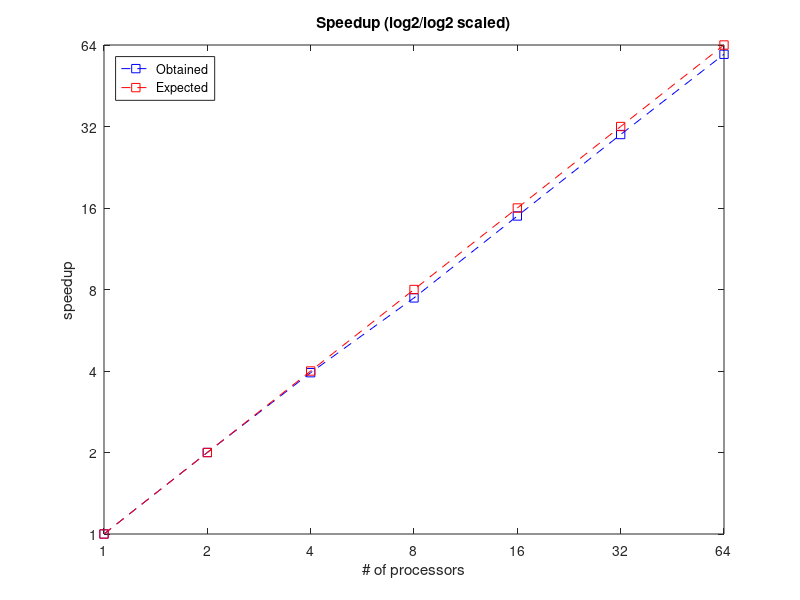

This chart was generated by the following MATLAB code: (Note: this script raises an error after producing the figure.)
%% Time Series Classification Utility (TSCU) test suite.
% The test runs TSCU in default settings. 
%
% * Author : Huseyin Kaya
% * Website: <http://web.itu.edu.tr/huseyinkaya/tscu>
% * Sources: <https://github.com/hkayabilisim/TSCU>

clear all
close all
clc

%% Parallel processing
% In order to use parallel processing, you have to have MATLAB parallel
% toolbox which I have in our Istanbul Technical University. I used one of
% the UCR datasets which I didn't include in the package.
% But here I show you how I did the calculations.

%% Loading data
% I loaded the UCR data as follows:
%
%    trn=load('../../UCR/DiatomSizeReduction/DiatomSizeReduction_TRAIN');
%    tst=load('../../UCR/DiatomSizeReduction/DiatomSizeReduction_TEST');
% 
%% Running in parallel
% Then I run the program for difference number of processor. The
% karadeniz_XX is the name of the pool I defined in the MATLAB parallel
% toolbox.
%
%    tscu(trn,tst,'Alignment','SAGA','MATLABPool','karadeniz_64');
%    tscu(trn,tst,'Alignment','SAGA','MATLABPool','karadeniz_32');
%    tscu(trn,tst,'Alignment','SAGA','MATLABPool','karadeniz_16');
%    tscu(trn,tst,'Alignment','SAGA','MATLABPool','karadeniz_8');
%    tscu(trn,tst,'Alignment','SAGA','MATLABPool','karadeniz_4');
%    tscu(trn,tst,'Alignment','SAGA','MATLABPool','karadeniz_2');
%
%% Recording the times
% Then I recorded the classification times for each run. Here are them:
nps   = [1 2 4 8 16 32 64];
times = [5146.74 2573.37 1305.21 690.90 344.25 172.19 87.03];

%% Speed-up and efficieny
% By using the elapsed times, it is easy to calculate the speed-up and
% efficieny.
speedups = times(1)./times;
exptimes = times(1)*ones(1,length(nps))./nps;
obttimes = times;
efficieny = speedups./nps;

%% Speedup
% Finally I plotted the figures in log scale.
addpath('lib/export_fig');
figure
plot(log2(nps),log2(speedups),'--bs')
hold on
plot(log2(nps),log2(nps),'--rs')
legend('Obtained','Expected','Location','NorthWest');
xlabel('# of processors');
ylabel('speedup')
title('Speedup (log2/log2 scaled)');
set(gca,'XTickLabel',nps);
set(gca,'YTickLabel',nps);
export_fig('-pdf','-transparent','tscu_test08_speedup.pdf');

%% Elapsed Times
figure
plot(log2(nps),log2(obttimes),'--bs')
hold on
plot(log2(nps),log2(exptimes),'--rs')
legend('Obtained','Expected','Location','NorthEast');
xlabel('# of processors (log2 scaled)');
ylabel('log2 of elapsed time (sec)')
title('Elapsed times');
set(gca,'XTickLabel',nps);
%set(gca,'YTickLabel',nps);
%figuresize(15,15,'centimeters');
export_fig('-pdf','-transparent','tscu_test08_elapsed.pdf');

%% Efficiency
figure
plot(log2(nps),100*efficieny,'--bs')
xlabel('# of processors (log2 scaled)');
ylabel('efficieny')
title('Efficieny');
set(gca,'XTickLabel',nps);
%set(gca,'YTickLabel',nps);
%figuresize(15,15,'centimeters');
%print -dpdf 'Experiment42-efficieny.pdf'
export_fig('-pdf','-transparent','tscu_test08_efficiency.pdf');



